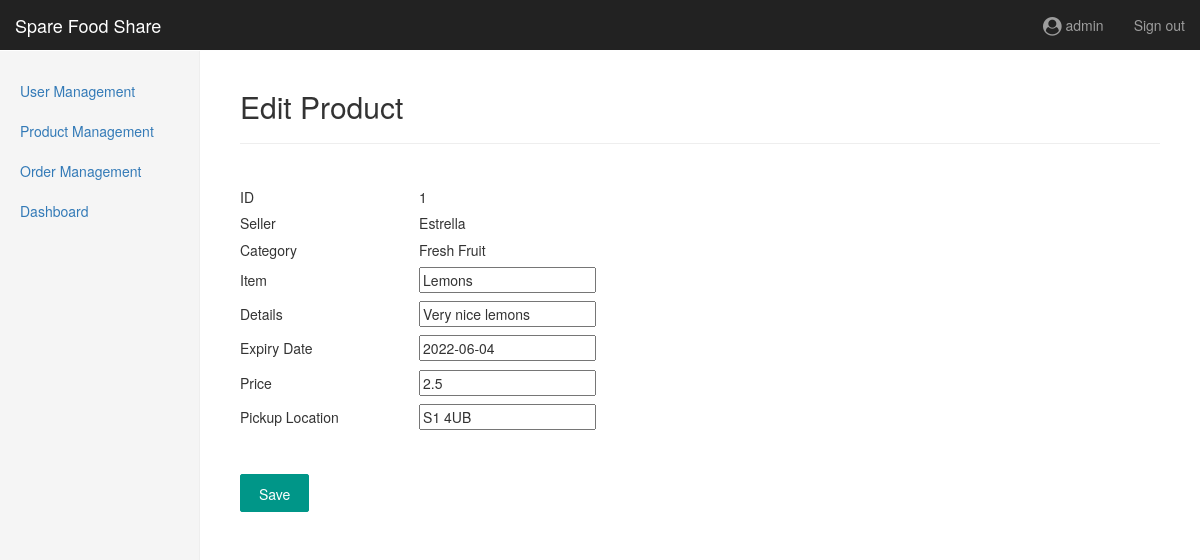
/administration/edit/1/product/, run on the app's committed database.
### homePage/models.py (models this page shows)
class Product(models.Model):
    product_id = models.AutoField(primary_key=True)
    product_info = models.ForeignKey(ProductInfo, default=1, verbose_name="ProductID", on_delete=models.SET_DEFAULT)
    product_image = models.ImageField(upload_to='product_images', default='product_images/default_img.png')
    product_category = models.CharField(max_length=100, default='Others')

class ProductInfo(models.Model):
    info_id = models.AutoField(primary_key=True)
    user_id = models.CharField(max_length=100)
    user_name = models.CharField(max_length=100)
    product_name = models.CharField(max_length=100)
    product_details = models.CharField(max_length=300)
    product_expiryDate = models.CharField(max_length=100, default="2022-05-30")
    product_price = models.CharField(max_length=100)
    product_location = models.CharField(max_length=100)
    product_visibility = models.BooleanField()
    product_sold = models.BooleanField()
    product_checkExpired = models.BooleanField(default=True)

### administration/views.py (the view, shortened to what this page needs)
# urls.py: path('edit/<int:nid>/product/', views.edit_product, name='edit_product')
def edit_product(request, nid):
    if request.method == 'GET':
        item = Product.objects.get(product_id=nid)
        return render(request, 'editProduct.html', {'item': item})

### administration/templates/editProduct.html
{% extends 'base.html' %}
{% block main %}
    <h2 >Edit Product</h2>
    <hr />
    <form action = "/administration/edit/{{ item.product_id }}/product/" method="post">
        <table class="profile-table"  >
            <tr >
                <td>ID</td>
                <td>
                    {{ item.product_id }}
                </td>
            </tr>
            <tr>
                <td>Seller</td>
                <td>
                    {{ item.product_info.user_name }}
                </td>
            </tr>
            <tr>
                <td>Category</td>
                <td>
                    {{ item.product_category }}
                </td>
            </tr>
            <tr>
                <td>Item</td>
                <td>
                    <input type="text" name="name" value="{{ item.product_info.product_name }}"/>
                </td>
            </tr>
            <tr>
                <td>Details</td>
                <td>
                    <input type="text" name="details" value="{{ item.product_info.product_details }}"/>
                </td>
            </tr>
            <tr>
                <td>Expiry Date</td>
                <td>
                    <input type="text" name="date" value="{{ item.product_info.product_expiryDate }}"/>
                </td>
            </tr>
            <tr>
                <td>Price</td>
                <td>
                    <input type="text" name="price" value="{{ item.product_info.product_price }}"/>
                </td>
            </tr>
            <tr>
                <td>Pickup Location</td>
                <td>
                    <input type="text" name="location" value="{{ item.product_info.product_location }}"/>
                </td>
            </tr>
        </table>
            <input class="btn" type="submit" name="save" value="Save" />
		</form>
{% endblock %}

### administration/static/css/dashboard.css (style rules this page uses)
body { padding-top: 50px; }
.btn { display: inline-block; height: 38px; line-height: 38px; padding: 0 18px; background-color: #009688; color: #fff; white-space: nowrap; text-align: center; font-size: 14px; border: #009688 1px solid; border-radius: 2px; cursor: pointer; }
.profile-table { width: 500px; height: 250px; margin: 40px 0; }

### data on the page
Product: product_id "1", product_info.user_name "Estrella", product_category "Fresh Fruit", name "Lemons", details "Very nice lemons", date "2022-06-04", price "2.5", location "S1 4UB"
